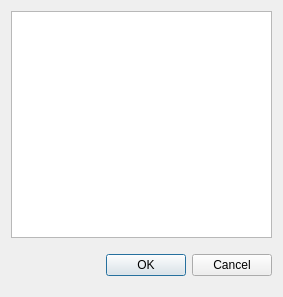
<?xml version="1.0" encoding="UTF-8"?>
<ui version="4.0">
 <class>Dialog</class>
 <widget class="QDialog" name="Dialog">
  <property name="geometry">
   <rect>
    <x>0</x>
    <y>0</y>
    <width>283</width>
    <height>297</height>
   </rect>
  </property>
  <property name="windowTitle">
   <string>버전</string>
  </property>
  <layout class="QVBoxLayout" name="verticalLayout">
   <item>
    <widget class="QTableView" name="tableView"/>
   </item>
   <item>
    <widget class="QDialogButtonBox" name="buttonBox">
     <property name="minimumSize">
      <size>
       <width>0</width>
       <height>42</height>
      </size>
     </property>
     <property name="orientation">
      <enum>Qt::Horizontal</enum>
     </property>
     <property name="standardButtons">
      <set>QDialogButtonBox::Cancel|QDialogButtonBox::Ok</set>
     </property>
    </widget>
   </item>
  </layout>
 </widget>
 <resources/>
 <connections>
  <connection>
   <sender>buttonBox</sender>
   <signal>accepted()</signal>
   <receiver>Dialog</receiver>
   <slot>accept()</slot>
   <hints>
    <hint type="sourcelabel">
     <x>257</x>
     <y>395</y>
    </hint>
    <hint type="destinationlabel">
     <x>157</x>
     <y>274</y>
    </hint>
   </hints>
  </connection>
  <connection>
   <sender>buttonBox</sender>
   <signal>rejected()</signal>
   <receiver>Dialog</receiver>
   <slot>reject()</slot>
   <hints>
    <hint type="sourcelabel">
     <x>325</x>
     <y>395</y>
    </hint>
    <hint type="destinationlabel">
     <x>286</x>
     <y>274</y>
    </hint>
   </hints>
  </connection>
 </connections>
 <slots>
  <slot>inquiry()</slot>
  <slot>robot_account()</slot>
 </slots>
</ui>
